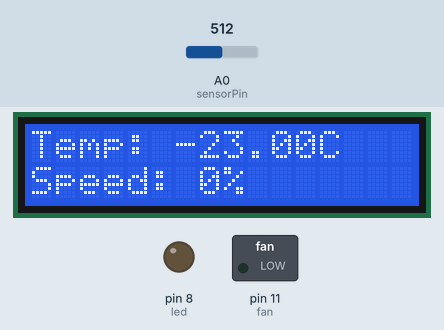
Simulated run of this sketch. Board: Arduino Uno, built with avr-gcc and run on an emulated ATmega328P. Shown: 16×2 character LCD, switched loads named in the sketch (green lamp = pin HIGH), output pins drawn as LEDs (lit = HIGH). Inputs (shaded band) come from the test bench; at power-on: A0 (sensorPin) = 512. What the sketch prints to the serial monitor is not drawn.

Above: at 1.2 s.
1.3 s: A0 (sensorPin) set to 716
At 2.5 s:
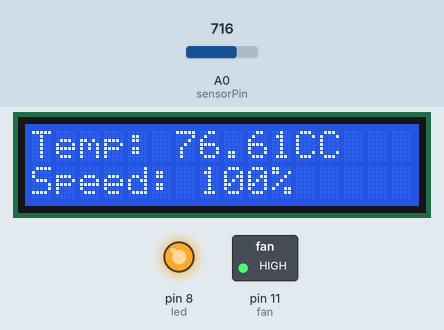
3.6 s: A0 (sensorPin) set to 615
At 4.6 s:
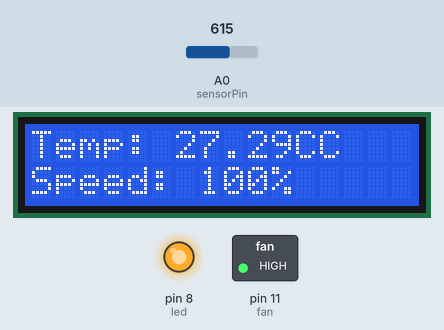
5.6 s: A0 (sensorPin) set to 600
At 6.8 s:
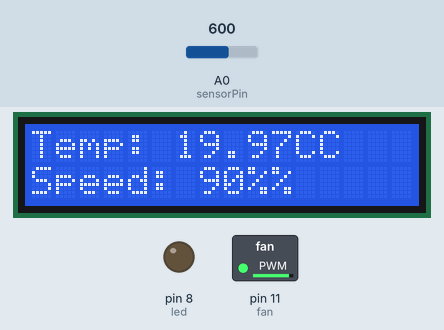
7.7 s: A0 (sensorPin) set to 511
At 8.8 s:
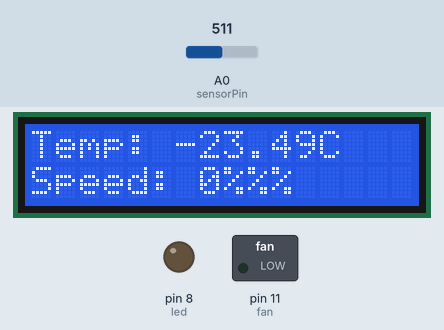
9.7 s: A0 (sensorPin) set to 900
At 10.9 s:
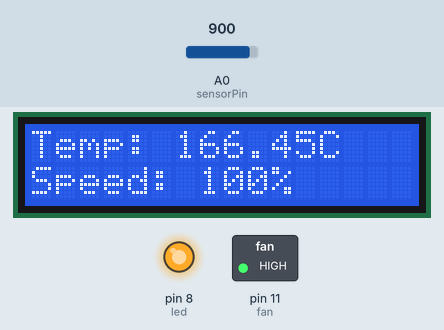
11.8 s: A0 (sensorPin) set to 306
At 13.1 s:
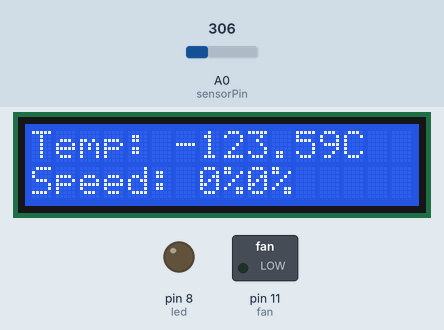
Timing chart, 0 to 14.8 s (numbered marks = the images above; inputs shaded):
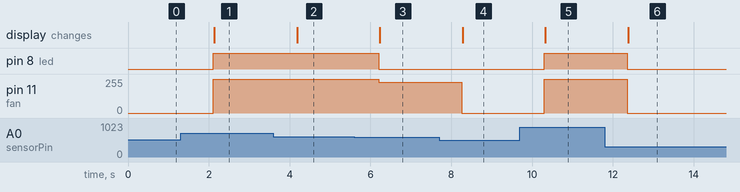

Measured:
- the behaviour switches between 601 and 600 on A0 (sensorPin) (found by bisection; images 2 and 3)
- after the input at 1.3 s, pin 8 (led): LOW → HIGH after 0.81 s; pin 11 (fan): 0/255 → 255/255 after 0.81 s; the display: changes after 0.84 s (image 1)
- after the input at 3.6 s, the display: changes after 0.59 s (image 2)
- after the input at 5.6 s, pin 8 (led): HIGH → LOW after 0.61 s; pin 11 (fan): 255/255 → 229/255 after 0.61 s; the display: changes after 0.63 s (image 3)
- after the input at 7.7 s, pin 11 (fan): 229/255 → 0/255 after 0.56 s; the display: changes after 0.58 s (image 4)
- after the input at 9.7 s, pin 8 (led): LOW → HIGH after 0.61 s; pin 11 (fan): 0/255 → 255/255 after 0.61 s; the display: changes after 0.63 s (image 5)
- after the input at 11.8 s, pin 8 (led): HIGH → LOW after 0.56 s; pin 11 (fan): 255/255 → 0/255 after 0.56 s; the display: changes after 0.58 s (image 6)

The sketch:

ventilator.ino
```cpp
#include <Wire.h>
#include <LiquidCrystal_I2C.h>

// Set the LCD address to 0x27 for a 16 chars and 2 line display
LiquidCrystal_I2C lcd(0x27, 16, 2);

const int sensorPin = A0; // pinul senzorului de temperatura
float sensorValue; // valoarea primită de la senzorul de temperatură
float voltageOut; // voltajul prin senzorul de temperatura

float temp; // temperatura în Celsius
float temperatureK; // temperatura în Kelvin

int fan = 11; // pinul ventilatorului
int led = 8; // pinul ledului
int tempMin = 10; // temperatura minimă unde ventilatorul e la 0%
int tempMax = 20; // temperatura maximă unde ventilatorul e la 100%
int fanSpeed; //viteza ventilator
int fanLCD; //viteza ventilatorului de afisat pe LCD

void setup()
{
  pinMode(fan, OUTPUT); //pinul ventilatorului primeste informatie
  pinMode(led, OUTPUT); //pinul ledului primeste informatie
  pinMode(sensorPin, INPUT); //pinul senzorului de temperatura ofera informatie
  Serial.begin(9600);

  lcd.begin();  // initializare LCD
  lcd.setBacklight((uint8_t)1); // Pornire blacklight
}

void loop()
{
  sensorValue = analogRead(sensorPin);
  voltageOut = (sensorValue * 5000) / 1024;
  temperatureK = voltageOut / 10; // calculate temperature for LM335
  temp = temperatureK - 273; // transformare temperatura in Celsius

  Serial.print("Temperature(ºC): ");
  Serial.print(temp);
 Serial.print("  Voltage(mV): ");
  Serial.println(voltageOut);

  if(temp < tempMin) // daca temperatura este mai mica decat minimul
{
fanSpeed = 0; // ventilatorul nu este pornit
analogWrite(fan, fanSpeed); // ventilatorul nu este pornit
fanLCD=0; // viteza 0% de afisat pe LCD
}
if((temp >= tempMin) && (temp <= tempMax)) // daca temperatura depaseste minimul
{
fanSpeed = map(int(temp), tempMin, tempMax, 0, 255); // viteza efectiva a ventilatorului poate lua valori de la 0 la 255
fanLCD = map(int(temp), tempMin, tempMax, 0, 100); // viteza de afisat pe LCD
analogWrite(fan, fanSpeed); // trimite ventilatoului viteza calculata
}

if(temp > tempMax) // temperatura depaseste maximul
{
digitalWrite(led, HIGH); // porneste LED-ul
analogWrite(fan, 255); // ventilatorul are viteza maxima
fanLCD=100; // viteza de afisat pe LCD
}
else
{
digitalWrite(led, LOW); // oprire LED in caz contrar
}

  lcd.setCursor(0,0);
  lcd.print("Temp: ");
  lcd.print(temp);
  lcd.print("C");
  lcd.setCursor(0,1);
  lcd.print("Speed: ");
  lcd.print(fanLCD);
  lcd.print("%");
  delay(1000); // delay 1 secunda intre citirile datelor senzorului de temperatura
}
```
